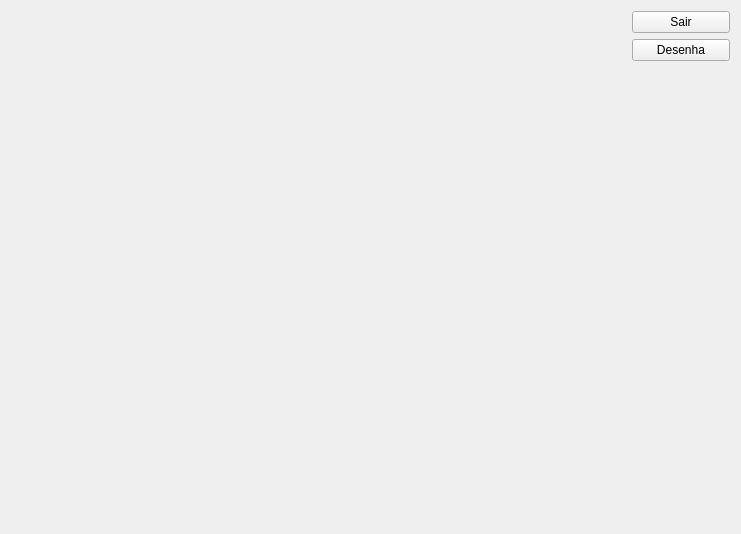
<?xml version="1.0" encoding="UTF-8"?>
<ui version="4.0">
 <class>JanelaPrincipal</class>
 <widget class="QWidget" name="JanelaPrincipal">
  <property name="geometry">
   <rect>
    <x>0</x>
    <y>0</y>
    <width>741</width>
    <height>534</height>
   </rect>
  </property>
  <property name="windowTitle">
   <string>JanelaPrincipal</string>
  </property>
  <layout class="QGridLayout" name="gridLayout">
   <item row="0" column="1">
    <widget class="QPushButton" name="pushButton">
     <property name="maximumSize">
      <size>
       <width>98</width>
       <height>27</height>
      </size>
     </property>
     <property name="text">
      <string>Sair</string>
     </property>
    </widget>
   </item>
   <item row="0" column="0" rowspan="3">
    <widget class="painel" name="painel" native="true"/>
   </item>
   <item row="2" column="1">
    <spacer name="verticalSpacer">
     <property name="orientation">
      <enum>Qt::Vertical</enum>
     </property>
     <property name="sizeHint" stdset="0">
      <size>
       <width>20</width>
       <height>447</height>
      </size>
     </property>
    </spacer>
   </item>
   <item row="1" column="1">
    <widget class="QPushButton" name="pushButton_2">
     <property name="text">
      <string>Desenha</string>
     </property>
    </widget>
   </item>
  </layout>
 </widget>
 <layoutdefault spacing="6" margin="11"/>
 <customwidgets>
  <customwidget>
   <class>painel</class>
   <extends>QWidget</extends>
   <header>painel.h</header>
   <container>1</container>
   <slots>
    <slot>desenhalinha()</slot>
   </slots>
  </customwidget>
 </customwidgets>
 <resources/>
 <connections>
  <connection>
   <sender>pushButton</sender>
   <signal>clicked()</signal>
   <receiver>JanelaPrincipal</receiver>
   <slot>close()</slot>
   <hints>
    <hint type="sourcelabel">
     <x>692</x>
     <y>27</y>
    </hint>
    <hint type="destinationlabel">
     <x>713</x>
     <y>119</y>
    </hint>
   </hints>
  </connection>
  <connection>
   <sender>pushButton_2</sender>
   <signal>clicked()</signal>
   <receiver>painel</receiver>
   <slot>desenhalinha()</slot>
   <hints>
    <hint type="sourcelabel">
     <x>668</x>
     <y>62</y>
    </hint>
    <hint type="destinationlabel">
     <x>597</x>
     <y>119</y>
    </hint>
   </hints>
  </connection>
 </connections>
</ui>
